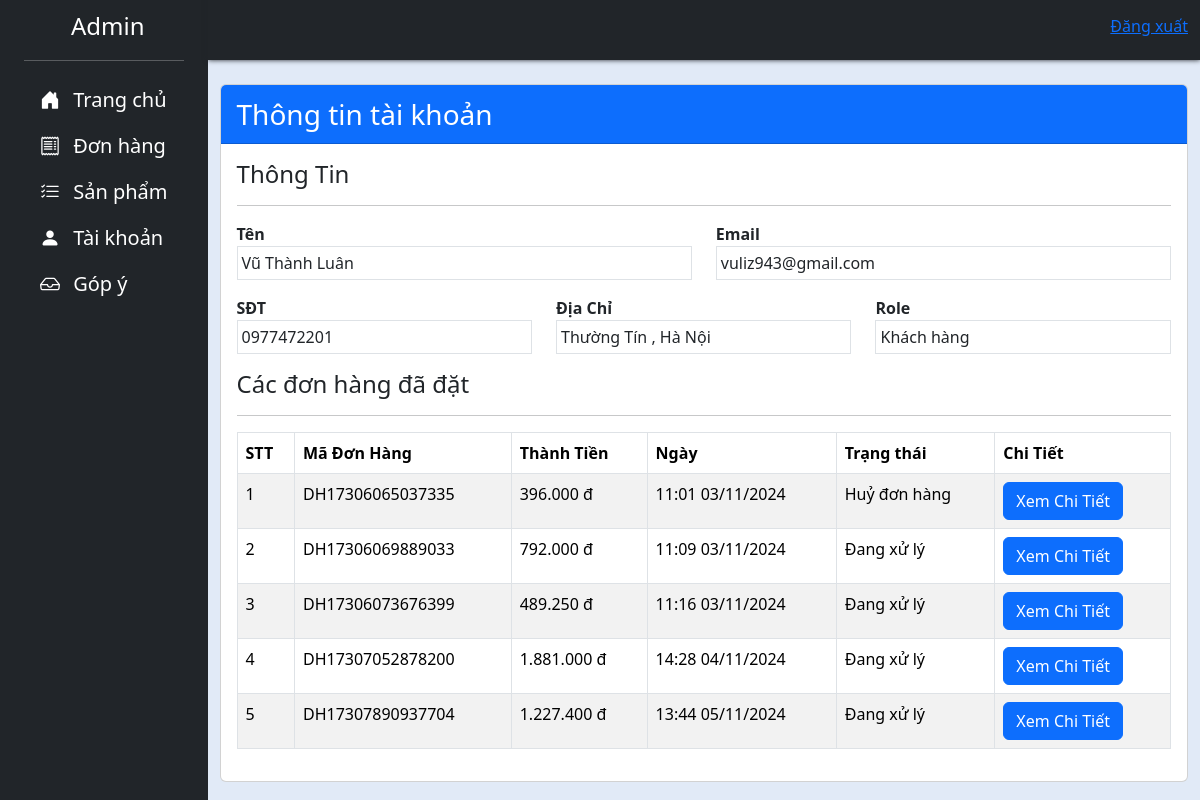
/Admin/admin-accountdetail.php?id=16, run on the app's committed database.
### tables this page shows
CREATE TABLE `tbl_user` (
  `id` int(11) NOT NULL,
  `name` varchar(50) NOT NULL,
  `username` varchar(50) NOT NULL,
  `sdt` varchar(10) NOT NULL,
  `address` varchar(50) NOT NULL,
  `password` varchar(30) NOT NULL,
  `role` int(1) NOT NULL
);

CREATE TABLE `orders` (
  `id` int(4) NOT NULL,
  `ma_don_hang` varchar(20) NOT NULL,
  `user_id` int(4) NOT NULL,
  `name` varchar(50) NOT NULL,
  `email` varchar(50) NOT NULL,
  `sdt` varchar(15) NOT NULL,
  `address` varchar(150) NOT NULL,
  `comment` varchar(300) NOT NULL,
  `total` int(9) NOT NULL,
  `status` int(1) NOT NULL,
  `time` varchar(20) NOT NULL
);

### Admin/admin-accountdetail.php (the view)
<?php include "header.php" ?>
<?php
if (isset($_GET['id'])) {
    $id = $_GET['id'];
    $sql = "SELECT * FROM tbl_user WHERE id = '$id'";
    $result = $conn->query($sql);
    if ($result->num_rows > 0) {
        $data = mysqli_fetch_array($result);
    } else {
        echo "0 kết quả";
    }
} else {
    die();
}
?>
<div class="row py-2">
    <div class="container">
        <div class="">
            <div class="row">
                <div class="col-md-12">
                    <div class="card">
                        <div class="card-header bg-primary">
                            <span class="text-white fs-3">Thông tin tài khoản</span>
                        </div>
                        <div class="card-body">
                            <div class="row">
                                <div class="col-md-12">
                                    <h4>Thông Tin</h4>
                                    <hr>
                                    <div class="row">
                                        <div class="col-md-6 mb-3">
                                            <label class="fw-bold">Tên</label>
                                            <div class="border p-1">
                                                <?= $data['name'] ?>
                                            </div>
                                        </div>
                                        <div class="col-md-6 mb-3">
                                            <label class="fw-bold">Email</label>
                                            <div class="border p-1">
                                                <?= $data['username'] ?>
                                            </div>
                                        </div>
                                        <div class="col-md-4 mb-3">
                                            <label class="fw-bold">SĐT</label>
                                            <div class="border p-1">
                                                <?= $data['sdt'] ?>
                                            </div>
                                        </div>
                                        <div class="col-md-4 mb-3">
                                            <label class="fw-bold">Địa Chỉ</label>
                                            <div class="border p-1">
                                                <?= $data['address'] ?>
                                            </div>
                                        </div>
                                        <div class="col-md-4 mb-3">
                                            <label class="fw-bold">Role</label>
                                            <div class="border p-1">
                                                <?= $data['role']==1? "Admin":"Khách hàng"?>
                                            </div>
                                        </div>
                                    </div>
                                </div>
                                <div class="col-md-12">
                                    <h4>Các đơn hàng đã đặt</h4>
                                    <hr>
                                    <table class="table table-bordered table-striped">
                                        <thead>
                                            <tr>
                                                <th>STT</th>
                                                <th>Mã Đơn Hàng</th>
                                                <th>Thành Tiền</th>
                                                <th>Ngày</th>
                                                <th>Trạng thái</th>
                                                <th>Chi Tiết</th>
                                            </tr>
                                        </thead>
                                        <tbody>
                                            <?php
                                            $sql = "SELECT * FROM orders WHERE user_id = ".$_GET['id'];
                                            $result = $conn->query($sql);
                                            $count = 1;
                                            if ($result->num_rows > 0) {
                                                while ($item = $result->fetch_assoc()) {
                                            ?>
                                                    <tr>
                                                        <td> <?= $count ?> </td>
                                                        <td> <?= $item['ma_don_hang']; ?> </td>
                                                        <td> <?= number_format($item['total'], 0, ',', '.') ?> đ </td>
                                                        <td> <?= $item['time']; ?> </td>
                                                        <td>
                                                            <?php
                                                            if ($item['status'] == 0) {
                                                                echo "Đang xử lý";
                                                            } else if ($item['status'] == 1) {
                                                                echo "Thành công";
                                                            } else if ($item['status'] == 2) {
                                                                echo "Huỷ đơn hàng";
                                                            }
                                                            ?>
                                                        </td>
                                                        <td>
                                                            <a href="admin-ordersdetail.php?ma=<?= $item['ma_don_hang']; ?>" class="btn btn-primary">Xem Chi Tiết</a>
                                                        </td>
                                                    </tr>
                                                <?php
                                                    $count++;
                                                }
                                            } else {
                                                ?>
                                                <tr>
                                                    <td colspan="5"> Bạn chưa đặt đơn hàng nào </td>
                                                </tr>
                                            <?php
                                            }
                                            ?>
                                        </tbody>
                                    </table>
                                </div>
                            </div>
                        </div>
                    </div>
                </div>
            </div>
        </div>
    </div>
</div>
<?php include "footer.php" ?>

### style.css (style rules this page uses)
body { background-color: #e1eaf7; }

### data on the page
tbl_user: name "Vũ Thành Luân", username "vuliz943@gmail.com", sdt "0977472201", address "Thường Tín , Hà Nội"
orders: ma_don_hang "DH17306065037335", total "396.000", time "11:01 03/11/2024", status "Huỷ đơn hàng"
orders: ma_don_hang "DH17306069889033", total "792.000", time "11:09 03/11/2024", status "Đang xử lý"
orders: ma_don_hang "DH17306073676399", total "489.250", time "11:16 03/11/2024", status "Đang xử lý"
orders: ma_don_hang "DH17307052878200", total "1.881.000", time "14:28 04/11/2024", status "Đang xử lý"
orders: ma_don_hang "DH17307890937704", total "1.227.400", time "13:44 05/11/2024", status "Đang xử lý"
